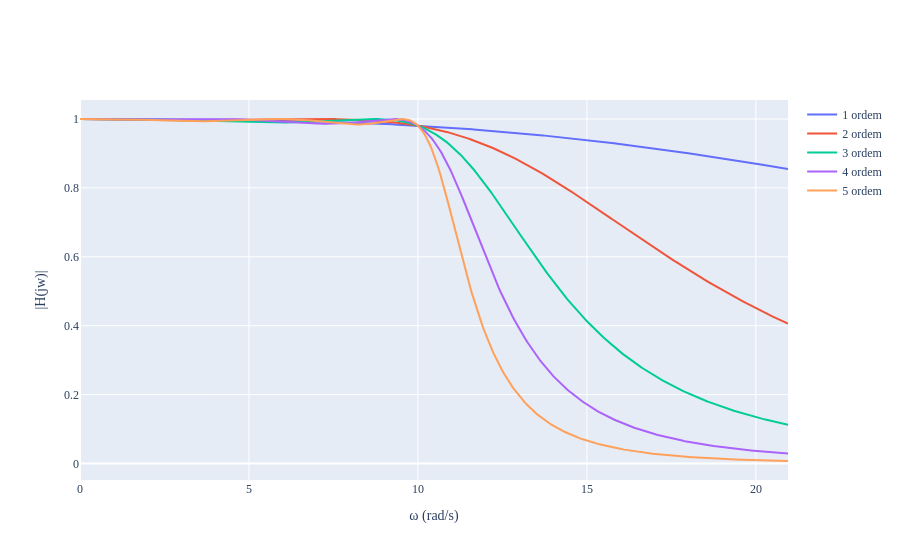

The cell this chart's notebook holds for it:
### Code cell
import plotly.graph_objects as go
from plotly.subplots import make_subplots
import plotly.express as px
fig = make_subplots(rows=1, cols=1,column_widths=[50])
list_plot = []

for i in range(0,5):

    fig.add_trace(go.Scatter(
        x=w,
        y=Habs_vector[i],
        mode= 'lines',
        visible=True,
        #hovertemplate=f"<br>Ordem ={i+1}<br>" +"</b> </b>|H(jw)|=</b> %{y}<br> ",
        hovertemplate="</b> </b>|H(jw)|=</b> %{y:.4f}<br> ",
        name= str(i+1) + " ordem" ,
    ),
        row=1, col=1)


fig.update_layout ( 
    hovermode = 'x unified', 
    hoversort="value descending",
    #hovermode = 'x unified',
    font_family= "Computer Modern Math Italic",
    xaxis_title_text="\u03C9 (rad/s)",  # Add label for x-axis in 1st subplot
    yaxis_title_text="|H(jw)|",
    
    ),
fig.update_layout(
    hoverlabel=dict(
        font_size=12,
        font_family= "Computer Modern Math Italic",
    ),

    
)

fig.show()

### Figure 1 — Plotly figure (JSON) as saved in the notebook; plotly's stock layout.template omitted (floating-point values rounded to 4 significant figures; data arrays with more than 128 entries replaced by an {"elided": "..."} marker saying what was removed)
{"data": [{"hovertemplate": "</b> </b>|H(jw)|=</b> %{y:.4f}<br> ", "mode": "lines", "name": "1 ordem", "type": "scatter", "visible": true, "x": {"elided": "420 float values"}, "xaxis": "x", "y": {"elided": "420 float values"}, "yaxis": "y"}, {"hovertemplate": "</b> </b>|H(jw)|=</b> %{y:.4f}<br> ", "mode": "lines", "name": "2 ordem", "type": "scatter", "visible": true, "x": {"elided": "420 float values"}, "xaxis": "x", "y": {"elided": "420 float values"}, "yaxis": "y"}, {"hovertemplate": "</b> </b>|H(jw)|=</b> %{y:.4f}<br> ", "mode": "lines", "name": "3 ordem", "type": "scatter", "visible": true, "x": {"elided": "420 float values"}, "xaxis": "x", "y": {"elided": "420 float values"}, "yaxis": "y"}, {"hovertemplate": "</b> </b>|H(jw)|=</b> %{y:.4f}<br> ", "mode": "lines", "name": "4 ordem", "type": "scatter", "visible": true, "x": {"elided": "420 float values"}, "xaxis": "x", "y": {"elided": "420 float values"}, "yaxis": "y"}, {"hovertemplate": "</b> </b>|H(jw)|=</b> %{y:.4f}<br> ", "mode": "lines", "name": "5 ordem", "type": "scatter", "visible": true, "x": {"elided": "420 float values"}, "xaxis": "x", "y": {"elided": "420 float values"}, "yaxis": "y"}], "layout": {"font": {"family": "Computer Modern Math Italic"}, "hoverlabel": {"font": {"family": "Computer Modern Math Italic", "size": 12}}, "hovermode": "x unified", "hoversort": "value descending", "xaxis": {"anchor": "y", "domain": [0, 1], "title": {"text": "ω (rad/s)"}}, "yaxis": {"anchor": "x", "domain": [0, 1], "title": {"text": "|H(jw)|"}}}}
